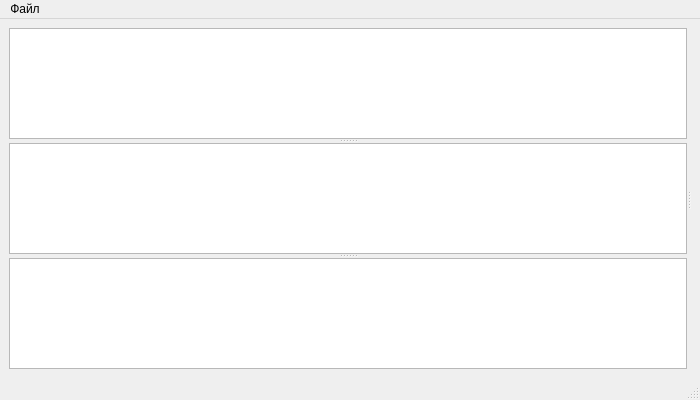
<?xml version="1.0" encoding="UTF-8"?>
<ui version="4.0">
 <class>main_window</class>
 <widget class="QMainWindow" name="main_window">
  <property name="geometry">
   <rect>
    <x>0</x>
    <y>0</y>
    <width>700</width>
    <height>400</height>
   </rect>
  </property>
  <property name="windowTitle">
   <string>DH Viewer</string>
  </property>
  <widget class="QWidget" name="centralwidget">
   <layout class="QGridLayout" name="gridLayout">
    <item row="0" column="0">
     <widget class="QSplitter" name="vertical_splitter">
      <property name="orientation">
       <enum>Qt::Horizontal</enum>
      </property>
      <widget class="QSplitter" name="horizontal_splitter">
       <property name="orientation">
        <enum>Qt::Vertical</enum>
       </property>
       <widget class="QTreeView" name="files_tree_view"/>
       <widget class="QTableView" name="settings_view"/>
       <widget class="QTableView" name="statistics_view"/>
      </widget>
      <widget class="QWidget" name="verticalLayoutWidget_2">
       <layout class="QVBoxLayout" name="graphics_view_layout"/>
      </widget>
     </widget>
    </item>
   </layout>
  </widget>
  <widget class="QMenuBar" name="menubar">
   <property name="geometry">
    <rect>
     <x>0</x>
     <y>0</y>
     <width>700</width>
     <height>21</height>
    </rect>
   </property>
   <widget class="QMenu" name="menu">
    <property name="title">
     <string>Файл</string>
    </property>
    <addaction name="open_image_action"/>
    <addaction name="save_image_action"/>
   </widget>
   <addaction name="menu"/>
  </widget>
  <widget class="QStatusBar" name="statusbar"/>
  <action name="open_image_action">
   <property name="text">
    <string>Открыть...</string>
   </property>
   <property name="shortcut">
    <string>Ctrl+O</string>
   </property>
  </action>
  <action name="save_image_action">
   <property name="text">
    <string>Сохранить как...</string>
   </property>
   <property name="shortcut">
    <string>Ctrl+S</string>
   </property>
  </action>
 </widget>
 <resources/>
 <connections/>
</ui>
